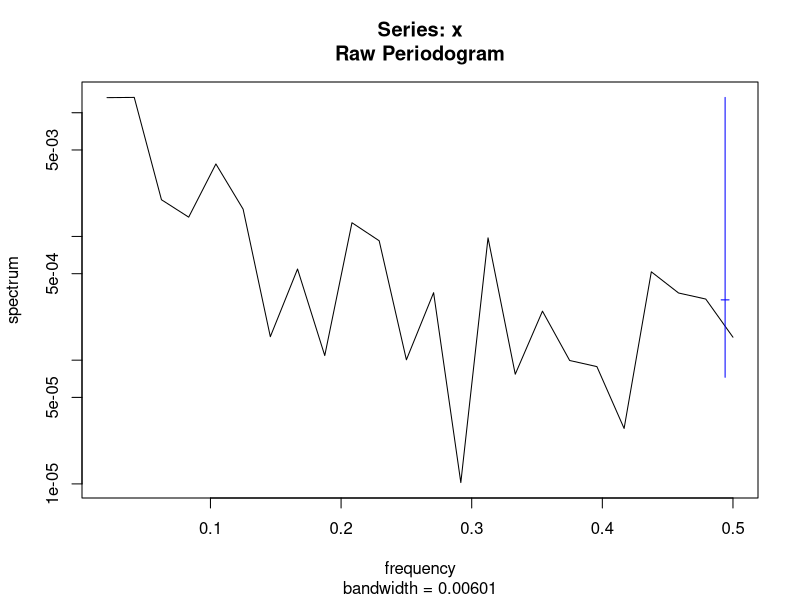
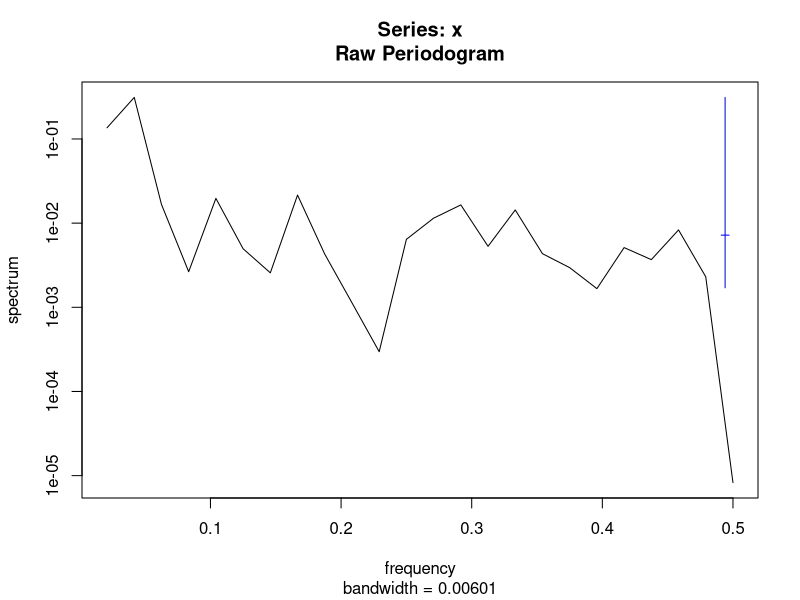
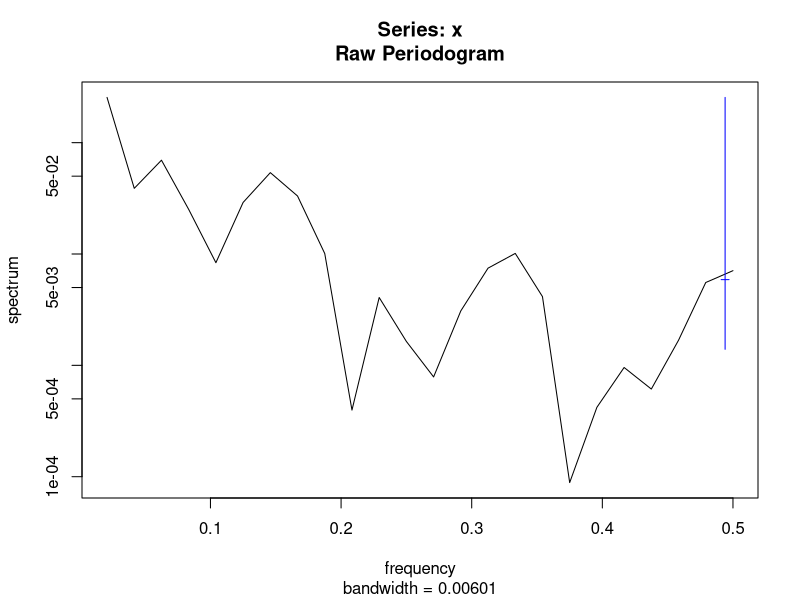
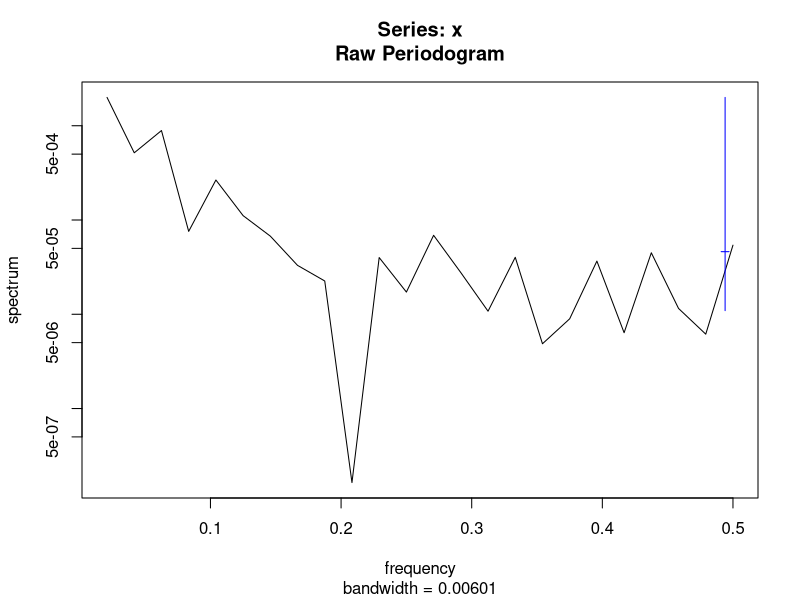

Source code (R) for these figures, in order: (Note: this script raises an error after producing the figures.)
## ---- chunk 1
knitr::opts_chunk$set(echo = FALSE,
                      message = FALSE,
                      warning = FALSE,
                      dev = c("png", "tiff"),
                      dpi = 300)
library(tidyverse)
library(flextable)
library(patchwork)

label_size <- 2.5
smallLabel_size <- 2
title_size <- 8
subtitle_size <- 7
legendText_size <- 6
axisText_size <- 6
axisTitle_size <- 7
facetTitle_size <- 7

## ---- chunk 2

# library(tidyverse)
# library(patchwork)
#----------------------------------------------------------------------------
gbmFun <- function(tau = 40, m = 0.001, s = 0.003, x0 = 1, randVec = NULL) {
  if(is.null(randVec)){randVec <- rnorm(tau)}
  epsilon <- randVec
  lx <- c(); lx[1] <- log(x0)
  drift <- (m - s * s / 2)
  for(t in 2:tau){
      dBt <-  s * epsilon[t]
      lx[t] <- lx[t - 1] + drift + dBt
  }
  x <- exp(lx)
  return(x)
}
# m <- 0.001
# s <- 0.003
# tau <- 400
# x0 <- 1
# x <- gbmFun(tau, m, s, x0, randVec = NULL)
# df_plot <- data.frame(t = 1:tau, x)
# gg <- ggplot(df_plot, aes(x = t, y = x))
# gg <- gg + geom_line()
# acf(diff(log(x)))
# hist(diff(log(x)))
# shapiro.test(diff(log(x)))
#---------------------------------------------------------------------------
# Algorithm 6.2 in Tankov 2003 Financial modeling with jump processes
compoundPoisFun <- function(tau, lambda, m_y = 0, s_y = 1, maxiter = 500){
  N <- rpois(1, lambda * tau)
  U <- runif(N) * tau
  U <- round(U)
  n_iter <- 0; flag <- 1
  while(flag == 1){
    n_iter <- n_iter + 1
      U <- runif(N) * tau
      U <- round(U)
    if(sum(duplicated(U)) > 0 & n_iter <= maxiter){
      flag <- 1
    }else{
      flag <- 0
      if(n_iter == maxiter){
        print("Reached maxiter without generating duplicate-free event times vec. Dropping duplicates.")
        U <- U[-which(duplicated(U))]
      }
    }
  }
  Tt <- U[order(U)]
  J <- exp(rnorm(N, m_y, s_y)) - 1
  #---
  cumJ <- cumsum(J)
  # For explicit modeling of Yt per time step
  Yt <- rep(0, tau)
  Yt[Tt] <- cumJ
  #---
  Tt <- c(0, Tt)
  J <- c(0, J)
  if(Tt[length(Tt)] != tau){
    Tt <- c(Tt, tau)
    J <- c(J, 0)
  }
  cumJ <- cumsum(J)
  df_step <- data.frame(Tt, cumJ)
  #--------------------------
  nEvents <- length(Tt)
  cumYt <- c()
  for(i in 1:(nEvents - 1)){
    tStart <- Tt[i]
    tFin <- Tt[i + 1] - 1
    cumYt[tStart:tFin] <- cumJ[i]
  }
  cumYt[tau] <- cumYt[tFin]
  df_Yt <- data.frame(t = 1:tau, Yt, cumYt)
  
  list_out <- list(df_step, df_Yt)
  return(list_out)

}
#----------------------------------------------------------------------------
FractDim<-function(Data,graphon=FALSE) {
  X=Data;N=length(X);
  jstart=10;jend=floor(10*(log10(N)-1));
  kvec=c(1:4,floor(2^(c(jstart:jend)/4)));
  indkend=length(kvec);
  k=c()
  AvgLmk=c()
  err=c()
  for(indk in 1:indkend)
  {
    k=kvec[indk]
    Xend=c()
    Xsum=c()
    Lmk=c()
    for(m in 1:k)
    {
      Xend=floor((N-m)/k)
      Xsum=sum(abs(X[m+c(1:Xend)*k]-c(0, X[m+c(1:(Xend-1))*k])))
      Lmk[m]=1/k*1/k*(N-1)/Xend*Xsum
    }
    AvgLmk[indk]=mean(Lmk)
    #  err[indk]=sd(log(Lmk))
  }
  x<-log(kvec)
  y<-log(AvgLmk)
  q<-lm(y~x)
  slope<-q$coefficients[2]
  yintcept<-q$coefficients[1]
  yfit<-x*slope+yintcept
  FrDim <- -slope
  avgRes <- mean(abs(q$residuals))
  if(graphon==TRUE)
  {
    plot(x,y,main="If linear then fractal, w/Fr. Dim = (-)slope",xlab="Ln(k)",ylab="Ln(length of curve with interval k)")
    z<-line(x,yfit);abline(coef(z),col='blue');z<-NULL
    #z<-line(x,y);abline(coef(z),col='blue');z<-NULL
  }
  #z<-line(x,y);qq=coef(z)
  #yintcept=qq[1]
  #FrDim=-qq[2]
  return(c(FrDim, avgRes, yintcept))
}
#---------------------------------------------------------------------------
m <- 0.005
s <- m * seq(5.5, 50, length.out = 3)
tau <- 48
x0 <- 1
#rn <- round(runif(1) * 1000)
#rn <- 905
#rn <- 517
# rn <- 340
# set.seed(rn)
# tau <- 12 * 4
lambda <- 0.1


#----------------------------------------------------------------------------
#randVec <- coloredNoise(N = tau, alpha = 1, scaleIt = T)
#acf(randVec)
list_df <- list()
list_spec <- list()
facet_labels <- c()
for(i in 1:length(s)){
  x <- gbmFun(tau, m, s[i], x0, randVec = NULL)
  df_x <- data.frame(t = 1:tau, x, s = as.character(s[i]))
  list_df[[i]] <- df_x
  o <- spectrum(x)
  df_gbmSpec <- data.frame(lfreq = log(o$freq), lpwr = log(o$spec))
  df_gbmSpec <- df_gbmSpec[-1, ]
  df_gbmSpec$s <- as.character(s[i])
  list_spec[[i]] <- df_gbmSpec
  
  mod <- lm(lpwr ~ lfreq, df_gbmSpec)
  # summary(mod)
  alpha <- round(as.numeric(coefficients(mod)[2]), 2)
  # yint <- as.numeric(coefficients(mod)[1])
  # df_out <- as.data.frame(broom::glance(mod))
  # adjR2 <- round(df_out$adj.r.squared, 2)
  # N <- df.residual(mod)
  this_facet_label <- paste0("Slope = ", alpha, " fd = ", round(FractDim(x)[1], 2))
  facet_labels[i] <- this_facet_label
}
#---
df_plot <- as.data.frame(do.call(rbind, list_df))
colnames(df_plot)[1:2] <- c("Time", "Project NPV")
df_plot <- subset(df_plot, s == s[2])
gg <- ggplot(df_plot, aes(x = Time, y = `Project NPV`))
gg <- gg + geom_line()
#gg <- gg + facet_wrap(~s, scales = "free_y", ncol = 1)
gg <- gg + theme_bw()
gg <- gg + theme(axis.text = element_blank(),
                 axis.title = element_text(size = axisTitle_size))
gg_gbm <- gg
#---
df_plot <- as.data.frame(do.call(rbind, list_spec))
colnames(df_plot)[1:2] <- c("Logged frequency", "Logged power spectral density")
df_plot <- subset(df_plot, s == s[2])
#names(facet_labels) <- s
gg <- ggplot(df_plot, aes(x = `Logged frequency`, y = `Logged power spectral density`))
gg <- gg + geom_smooth(method = lm, se = F)
gg <- gg + geom_line()
# gg <- gg + facet_wrap(~s, ncol = 1,
#                       labeller = labeller(s = facet_labels))
gg <- gg + theme_bw()
gg <- gg + theme(axis.text = element_blank(),
                 axis.title = element_text(size = axisTitle_size))
gg_gbmSpec <- gg
#----------------------------------------------------------------------------
list_df <- list()
list_spec <- list()
facet_labels <- c()
for(i in 1:length(s)){
  #s_y = 0.3
  list_out <- compoundPoisFun(tau, lambda, m_y = m, s_y = s[i], maxiter = 500)
  df_x <- list_out[[1]]
  df_x$s <- as.character(s[i])
  list_df[[i]] <- df_x
  
  df_Yt <- list_out[[2]]
  o <- spectrum(df_Yt$cumYt)
  df_spec <- data.frame(lfreq = log(o$freq), lpwr = log(o$spec))
  df_spec <- df_spec[-1, ]
  df_spec$s <- as.character(s[i])
  list_spec[[i]] <- df_spec
  
  mod <- lm(lpwr ~ lfreq, df_spec)
  # summary(mod)
  alpha <- round(as.numeric(coefficients(mod)[2]), 2)
  # yint <- as.numeric(coefficients(mod)[1])
  # df_out <- as.data.frame(broom::glance(mod))
  # adjR2 <- round(df_out$adj.r.squared, 2)
  # N <- df.residual(mod)
  this_facet_label <- paste0("Slope = ", alpha, " fd = ", round(FractDim(df_Yt$cumYt)[1], 2))
  facet_labels[i] <- this_facet_label

}
#---
df_plot <- as.data.frame(do.call(rbind, list_df))
colnames(df_plot)[1:2] <- c("Time", "Project NPV")
df_plot <- subset(df_plot, s == s[2])
gg <- ggplot(df_plot, aes(Time, `Project NPV`))
#gg <- ggplot(df_cpp, aes(t, cumYt))
gg <- gg + geom_step()
#gg <- gg + facet_wrap(~s, ncol = 1)
gg <- gg + theme_bw()
gg <- gg + theme(axis.text = element_blank(),
                 axis.title.y = element_blank(),
                 axis.title.x = element_text(size = axisTitle_size))
gg_cpp <- gg
#---
df_plot <- as.data.frame(do.call(rbind, list_spec))
colnames(df_plot)[1:2] <- c("Logged frequency", "Logged power spectral density")
df_plot <- subset(df_plot, s == s[2])
#names(facet_labels) <- s
gg <- ggplot(df_plot, aes(x = `Logged frequency`, y = `Logged power spectral density`))
gg <- gg + geom_smooth(method = lm, se = F)
gg <- gg + geom_line()
# gg <- gg + facet_wrap(~s, ncol = 1,
#                       labeller = labeller(s = facet_labels))
gg <- gg + theme_bw()
gg <- gg + theme(axis.text = element_blank(),
                 axis.title.y = element_blank(),
                 axis.title.x = element_text(size = axisTitle_size))
gg_cppSpec <- gg

## ---- chunk 3
# Define functions
#----------------------------------------------------------------------------
# Table formatting function
FitFlextableToPage <- function(ft, pgwidth = 6){
  
  ft_out <- ft %>% autofit()
  #these_colWidths <- dim(ft_out)$widths * pgwidth  / (flextable_dim(ft_out)$widths)
  these_colWidths <- dim(ft_out)$widths
  these_colWidths[5] <- these_colWidths[1] * 1.5
  #these_colWidths[6] <- these_colWidths[6] * 0.7
  these_colWidths <- these_colWidths * pgwidth  / (flextable_dim(ft_out)$widths)
  ft_out <- width(ft_out, width = these_colWidths)
  return(ft_out)
}

#============================================================================
#============================================================================
# End function definition
#============================================================================
#============================================================================
# Project stage time durations and costs
# (Values given in chronologically reverse order, starting with stage n.)
# Kvec[1] is the launch cost, Tvec[1] is the launch duration.
# Time durations given in years, multiplied by 4 to convert to quarters.
# MSU/cornell
# Tvec <- c(2, 3.5, 1, 2, 4) * 4
# Kvec <- c(300000, 200000, 400000, 400000, 530000)
Tvec <- c(2, 3, 0.85, 1.7, 3.4) * 4
Kvec <- c(250000, 181000, 312000, 336000, 530000)
# Kvec <- c(180541, 311974, 335530, 530250)
# CIP
# Kvec <- c(52000, 213000, 396000, 929000)
# Tvec <- c(1, 0.25, 2, 4.75) * 4
#----------------------------------------------------------------------------
# Create table summarizing stage costs, time durations, and descriptions
stage1desc <- "Basic replication and scaling up"
stage2desc <- "Multi-location/season testing"
stage3desc <- "Compilation of the regulatory dossier"
stage4desc <- "Deregulation"
launchDesc <- "Launch in 2 countries"
descVec <- c(stage1desc, stage2desc, stage3desc, stage4desc, launchDesc)

df_table <- data.frame(Stage = c(1:4, "Launch"),
                       Kn = rev(Kvec),
                       Duration = rev(Tvec),
                       DurationCum = cumsum(rev(Tvec)),
                       Description = descVec)

colnames(df_table)[2:4] <- c("Cost (USD)", "Duration (quarters)", "Cumulative duration")

df_table <- regulartable(df_table)
#df_table
#df_table <- width(df_table, width = 0.7)
table_title <- "Table 1: Project to research and develop Late Blight resistant potato for release as a public good in 2 developing countries."
table_caption <- "Note: Stage 1-4 costs and durations based on figures reported by Schiek et al. (2016). The launch cost and duration is hypothetical."

df_table <- FitFlextableToPage(df_table)
df_table <- add_header_lines(df_table, table_title)
df_table <- add_footer_lines(df_table, table_caption)

df_table

## ---- chunk 4

# Define functions
#----------------------------------------------------------------------------
# N-fold ROV w/abandonment value function
rovN <- function(X0, Kvec, Bvec = NULL, Tvec, s, m, r){
  N <- length(Kvec)
  if(is.null(Bvec)){Bvec <- rep(0, N)}
  fNm1 <- X0
  etaNm10 <- 1
  etaVec <- c()
  fnVec <- c()
  sNm1vec <- c()
  Phi2vec <- c()
  Phi1vec <- c()
  for(i in 1:N){
    Kn <- Kvec[i]
    Bn <- Bvec[i]
    #Tn <- Tvec[i]
    Tn <- rev(cumsum(rev(Tvec)))[i]
    dn <- (log(fNm1 / (Kn - Bn)) + (m - s^2 * etaNm10^2 / 2) * Tn) / (s * etaNm10 * sqrt(Tn))
    #print(dn)
    # print(log(fNm1 / Kn))
    # print((s * etaNm10 * sqrt(Tn)))
    Phi1 <- pnorm(dn + s * etaNm10 * sqrt(Tn))
    Phi2 <- pnorm(dn)
    fn <- exp((m - r) * Tn) * fNm1 * Phi1 - exp(-r * Tn) * Kn * Phi2 + exp(-r * Tn) * Bn * (1 + Phi2)
    fnVec[i] <- fn
    sNm1vec[i] <- s * etaNm10
    Phi2vec[i] <- Phi2
    Phi1vec[i] <- Phi1
    #if(i != N){
      phi1 <- dnorm(dn + s * etaNm10 * sqrt(Tn))
      dfndfNm1 <- exp((m - r) * Tn) * (Phi1 + phi1 * (1 - etaNm10) * s * sqrt(Tn))
      etaNnM1 <- fNm1 / fn * dfndfNm1
      etaNm10 <- etaNnM1 * etaNm10
      fNm1 <- fn
      etaVec[i] <- etaNm10
    #}
  }
  underVec <- c(X0, fnVec[-N])
  df_out <- data.frame(Stage = rev(1:N),
                       OVn = fnVec, fnM10 = underVec,
                       KnM1 = Kvec, etaN0 = etaVec,
                       sNm1 = sNm1vec, Phi2 = Phi2vec, Phi1 = Phi1vec)
  return(df_out)
  
}
#============================================================================
#============================================================================
# End function definition
#============================================================================
#============================================================================
# Define parameters
#---------------------------------------------------------------------------
# Set abandonment value to 0 for starters
# Separate out the stage 4 cost and total time horizon less launch time
Bvec <- c(0, 0, 0, 0)
n <- length(Kvec) - 1
K1 <- Kvec[n + 1]
Tn <- sum(Tvec[-1])
#---------------------------------------------------------------------------
# Crude project NPV estimate loosely based on expected adoption rates, time horizons, etc.
rYrly_discrete <- 0.08 #0.035
rQtly_discrete <- (1 + rYrly_discrete)^(1 / 4) - 1
Tadopt <- 20 * 4
Timpact <- 10 * 4
yrlyBen <- 1 * 10^6 # (Assuming very low adoption)
x0 <- sum(yrlyBen / (1 + rQtly_discrete)^(Tn + Tadopt + 1:Timpact))
# (Override)
x0 <- 1.225 * 10^6
#---------------------------------------------------------------------------
# Convert discrete discount rate to continuous discount rate
r <- log(1 + rQtly_discrete)
#----------------------------------------------------------------------------
# Derive s and m
# Define confidence interval of interest, usually 95% (z = 1.96)
zBound <- 1.96
# Max and min log return elicited from experts/stakeholders
# 1) Elicit upper and lower pctg error in project NPV
# 2) Interpret as upper and lower bounds on 95% conf interval of arithmetic return
# 3) Convert arithmetic return to log return by formula log ret = log(1 + arith ret)
yMaxA <- 7.15#1.85
yMinA <- -0.8#-0.45
yMax <- log(1 + yMaxA)
yMin <- log(1 + yMinA)
# bTerm <- -(2 * yMin + 8 / 3 * zBound^2)
# yMax <- 1 / 2 * (-bTerm - sqrt(bTerm^2 + 4))
# Back out s and m
s <- (yMax - yMin) / (2 * zBound * sqrt(Tn))
m <- 1 / (2 * Tn) * (yMax + yMin + (yMax - yMin)^2 / (4 * zBound^2))
m - r
# Make sure m > r
#----------------------------------------------------------------------------
# Plausibility check:
# Coefficient of variation
cv <- round(s / (m * sqrt(Tn)), 2)
cv
# CV graph
# yMaxVec <- seq(0.1, 2.5, length.out = 35)
# sVec <- (yMaxVec - yMin) / (2 * zBound * sqrt(Tn))
# mVec <- 1 / (2 * Tn) * (yMaxVec + yMin + (yMaxVec - yMin)^2 / (4 * zBound^2))
# cvVec <- sVec / (mVec * sqrt(Tn))
# plot(yMaxVec, cvVec)
# cvVec <- 1 / (4 * zBound * Tn^2) * (yMaxVec^2 - yMin^2 + (yMaxVec - yMin)^3 / (4 * zBound^2))
# E[x(T)]|t=0
ExT <- exp(m * Tn) * x0
ExTdisc <- exp(-r * Tn) * ExT
# Expected log return
mu <- round((yMax + yMin) / 2, 2)
mu
#m <- (mu / Tn + s^2 / 2)
#--------------------------------------------------------------------------
# Compare to conventional appraisal
#NPV <- exp(-r * sum(Tvec)) * (X0 - sum(Kvec))
conv <- exp((m - r) * Tn) * x0 - sum(exp(-r * rev(cumsum(rev(Tvec[-1])))) * (Kvec[-(n + 1)] - Bvec))
dif_conv <- round(conv - K1)
#--------------------------------------------------------------------------
# Calculate n-fold ROV, at first with no abandonment value
df <- rovN(x0, Kvec[-n - 1], Bvec, Tvec[-1], s, m, r)
ROV <- df$OVn[nrow(df)]
dif <- round(ROV - K1)
Phi2 <- round(df$Phi2[n], 2)
etaN0 <- round(df$etaN0[n], 2)
#--------------------------------------------------------------------------
# Calculate n-fold ROV, now with abandonment value
Bvec <- c(0, 0, 0, 10000)
df <- rovN(x0, Kvec[-n - 1], Bvec, Tvec[-1], s, m, r)
ROV_wB <- df$OVn[nrow(df)]
dif_wB <- round(ROV_wB - K1)
Phi2wB <- round(df$Phi2[n], 2)
etaN0_wB <- round(df$etaN0[n], 2)
#--------------------------------------------------------------------------
# Compare to conventional appraisal with abandonment value
#NPV <- exp(-r * sum(Tvec)) * (X0 - sum(Kvec))
conv <- exp((m - r) * Tn) * x0 - sum(exp(-r * rev(cumsum(rev(Tvec[-1])))) * (Kvec[-(n + 1)] - Bvec))
dif_conv_wB <- conv - K1

## ---- chunk 5


df_table <- df[, c("Stage", "OVn", "fnM10", "etaNm10", "sNm1", "Phi2")]
#df_tabwB <- df_wB[nrow(df_wB), c("OVn", "fnM10", "etaNm10", "sNm1", "Phi2")]
colnames(df_table)[2:ncol(df_table)] <- c("ROV", "Value of\nunderlying", "Elasticity\nw.r.t. project NPV", "Standard dev.", "Phi 2")

df_table <- regulartable(df_table)
#df_table <- width(df_table, width = 0.7)
df_table <- FitFlextableToPage(df_table)
df_table

## ---- chunk 6

#--------------------------------------------------------------------------
# Define slack function for root finding function
slackfun <- function(x0, Kvec, Bvec, Tvec, s, m, r, thresh){
  
  df <- rovN(x0, Kvec, Bvec, Tvec, s, m, r)
  ROV <- df$OVn[nrow(df)]
  slack <- ROV - thresh
  return(slack)
  
}

# testFn <- function(x, a, b, thresh){
#   f <- a * x^2 - b
#   slack <- f - thresh
#   return(slack)
# }
# a <- 1
# b <- 2
# thresh <- 0
# xGuess <- sqrt(2)
# testFn(xGuess, a, b, thresh)
# thisInt <- c(0, 2)
# minInt <- min(thisInt)
# maxInt <- max(thisInt)
# testRoot <- rootSolve::uniroot.all(testFn,
#                                    thisInt,
#                                    minInt,
#                                    maxInt,
#                                    a = a,
#                                    b = b,
#                                    thresh = thresh)

#--------------------------------------------------------------------------
interval <- c(1.04, 1.08) * 10^6
out <- uniroot(slackfun,
        interval,
        Kvec = Kvec[-n - 1],
        Bvec = Bvec,
        Tvec = Tvec[-1],
        s = s,
        m = m,
        r = r,
        thresh = K1
        )
x0bEven <- out[[1]]
# x0guess <- 1.06 * 10^6 #x0
# slackfun(x0guess, Kvec[-n - 1], Bvec, Tvec[-1], s, m, r, thresh = K1)
# minInt <- min(interval)
# maxInt <- max(interval)
# mm <- m
# x0Root <- rootSolve::uniroot.all(slackfun,
#                        interval = interval,
#                        lower = minInt,
#                        upper = maxInt,
#                        trace = 2,
#                        Kvec = Kvec[-n - 1],
#                        Bvec = Bvec,
#                        Tvec = Tvec[-1],
#                        s = s,
#                        mm = mm,
#                        r = r,
#                        thresh = K1
#                        )
#--------------------------------------------------------------------------
